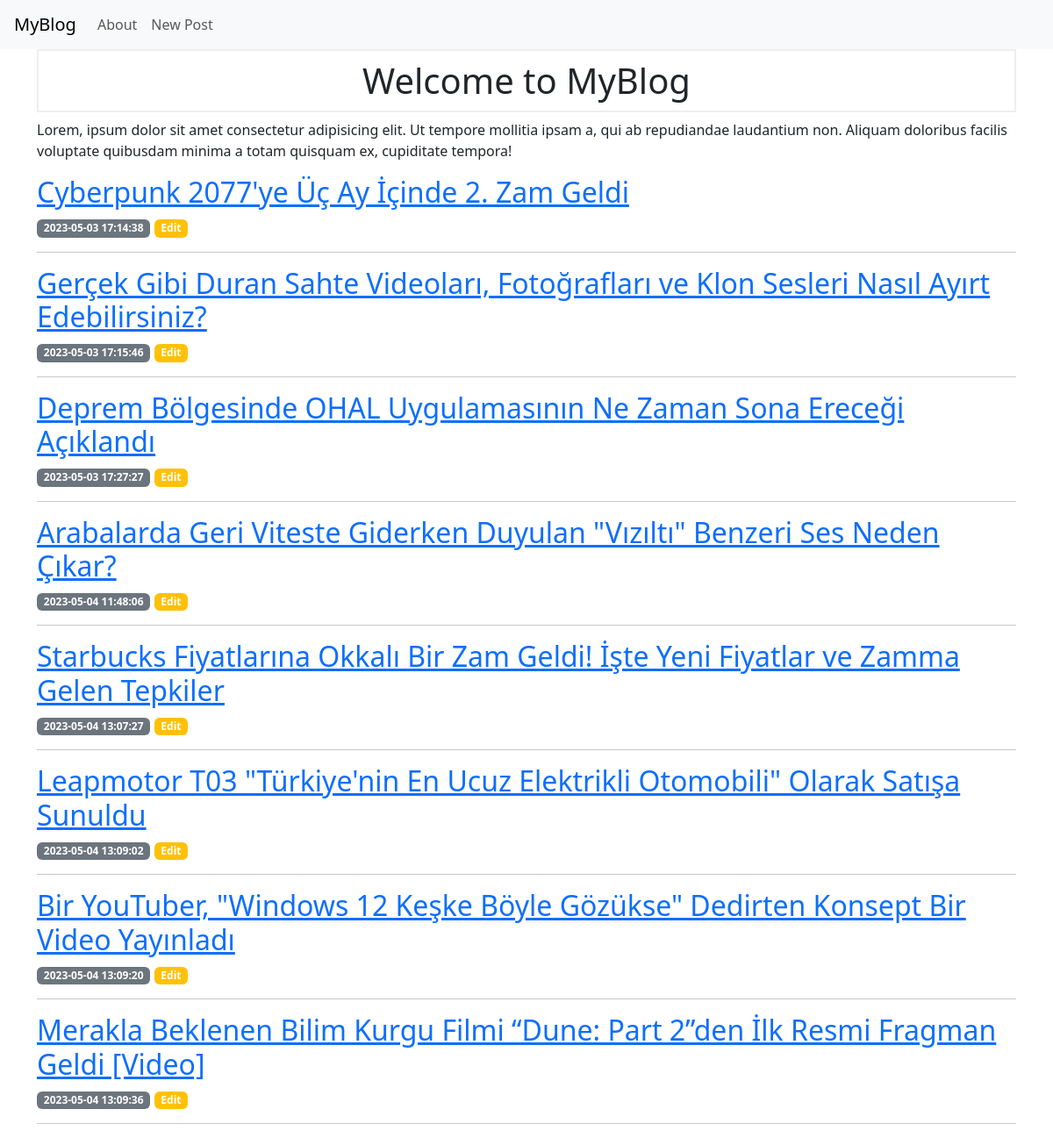
The page / on the database its author committed.
### tables this page shows
CREATE TABLE posts (
    id INTEGER PRIMARY KEY AUTOINCREMENT,
    created TIMESTAMP NOT NULL DEFAULT CURRENT_TIMESTAMP,
    title TEXT NOT NULL,
    content TEXT NOT NULL
);

### app.py (the view)
@app.route("/")
def index():
    conn = get_db_connection()
    posts = conn.execute('SELECT * FROM posts;').fetchall()
    conn.close()
    return render_template("index.html", posts=posts)

### app.py (called while the page is built)
def get_db_connection():
    conn = sqlite3.connect('database.db')
    conn.row_factory = sqlite3.Row
    return conn

### templates/index.html (shortened to what this page needs)
{% extends 'base.html' %}
{% block content %}
    <h1>Welcome to MyBlog</h1>
    <p class="::selection">Lorem, ipsum dolor sit amet consectetur adipisicing elit. Ut tempore mollitia ipsam a, qui ab repudiandae laudantium non. Aliquam doloribus facilis voluptate quibusdam minima a totam quisquam ex, cupiditate tempora!</p>
    {% for post in posts %}
        <a href="{{ url_for('post', post_id=post['id']) }}">
            <h2>{{ post['title'] }}</h2>
        </a>
        <span class="badge bg-secondary">{{ post['created'] }}</span>
        <a href="{{ url_for('edit', id=post['id']) }}">
            <span class="badge bg-warning">Edit</span>
        </a>
        <hr>
    {% endfor %}
{% endblock %}

### templates/base.html (shortened to what this page needs)
<!DOCTYPE html>
<html lang="en">
<head>
    <link href="https://cdn.jsdelivr.net/npm/bootstrap@5.3.0-alpha3/dist/css/bootstrap.min.css" rel="stylesheet">
    <link rel="stylesheet" href="{{ url_for('static', filename='css/style.css') }}">
</head>
<body>
    <nav class="navbar navbar-expand-md navbar-light bg-light" style="--bs-navbar-padding-x: 1rem;">
        <a class="navbar-brand" href="{{ url_for('index')}}">MyBlog</a>
        <div class="collapse navbar-collapse" id="navbarNav">
            <ul class="navbar-nav">
                <li class="nav-item active">
                    <a class="nav-link" href="#">About</a>
                </li>
                <li class="nav-item">
                    <a class="nav-link" href="{{ url_for('create') }}">New Post</a>
                </li>
            </ul>
        </div>
    </nav>
    <div class="container">
        {% block content %}
        {% endblock %}
    </div>
</body>
</html>

### static/css/style.css (style rules this page uses)
h1 { border: 2px #eee solid; text-align: center; padding: 10px; }

### rows shown on the page
posts: title "Cyberpunk 2077'ye Üç Ay İçinde 2. Zam Geldi", created "2023-05-03 17:14:38"
posts: title "Gerçek Gibi Duran Sahte Videoları, Fotoğrafları ve Klon Sesleri Nasıl Ayırt Edebilirsiniz?", created "2023-05-03 17:15:46"
posts: title "Deprem Bölgesinde OHAL Uygulamasının Ne Zaman Sona Ereceği Açıklandı", created "2023-05-03 17:27:27"
posts: title "Arabalarda Geri Viteste Giderken Duyulan \"Vızıltı\" Benzeri Ses Neden Çıkar?", created "2023-05-04 11:48:06"
posts: title "Starbucks Fiyatlarına Okkalı Bir Zam Geldi! İşte Yeni Fiyatlar ve Zamma Gelen Tepkiler", created "2023-05-04 13:07:27"
posts: title "Leapmotor T03 \"Türkiye'nin En Ucuz Elektrikli Otomobili\" Olarak Satışa Sunuldu", created "2023-05-04 13:09:02"
posts: title "Bir YouTuber, \"Windows 12 Keşke Böyle Gözükse\" Dedirten Konsept Bir Video Yayınladı", created "2023-05-04 13:09:20"
posts: title "Merakla Beklenen Bilim Kurgu Filmi “Dune: Part 2”den İlk Resmi Fragman Geldi [Video]", created "2023-05-04 13:09:36"
